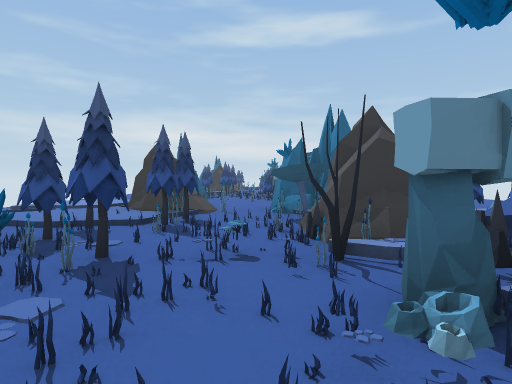
View 1 (above)

17 first-person views from a walk through a 3-D level made in the Unity game engine. The camera is 1.4 m above the floor, tilts 2° down and sees 75° across. The floor is counted in squares, 2 m on a side. Each view is taken from the middle of a square. On the plan, view 1 faces up. The plan holds only what a view shows up to about 10 squares ahead; the rest is blank. The place goes on beyond the plan. Some animated figures are left out.

View 2
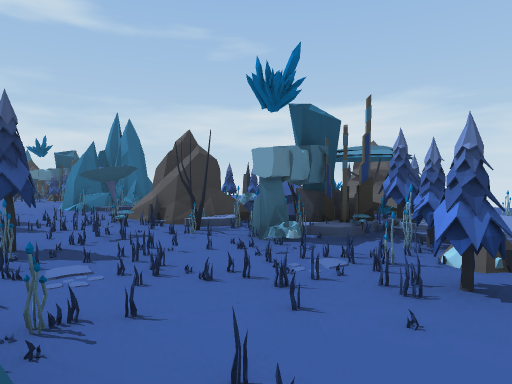

View 3
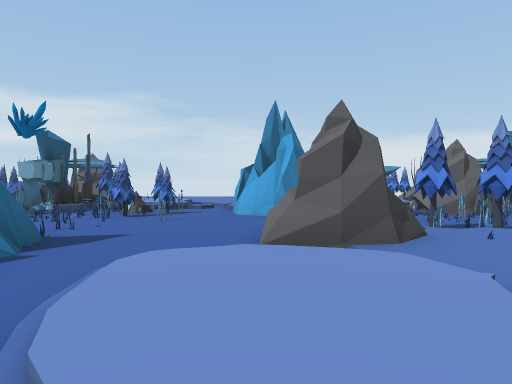

View 4
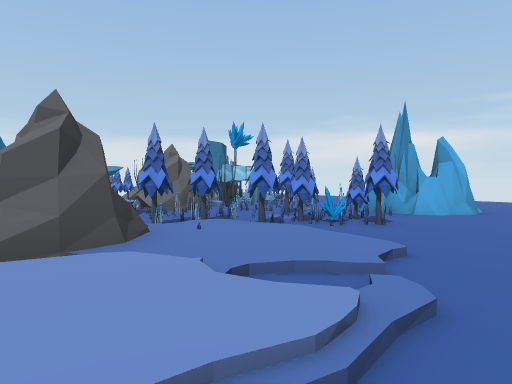

View 5
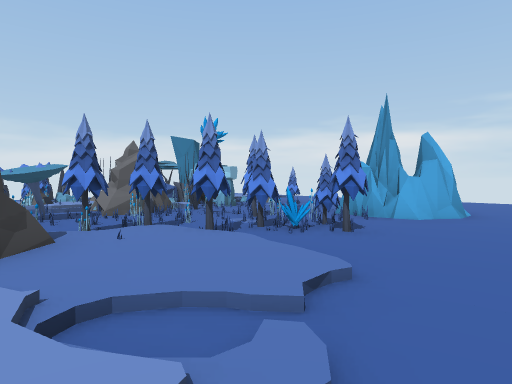

View 6
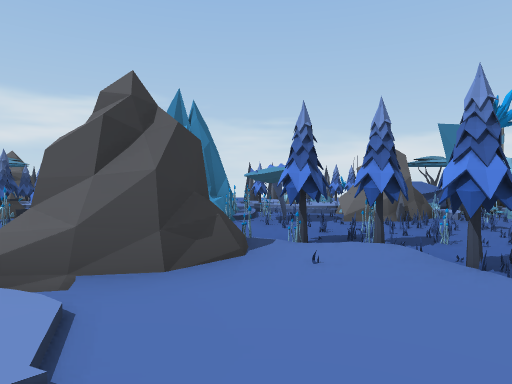

View 7
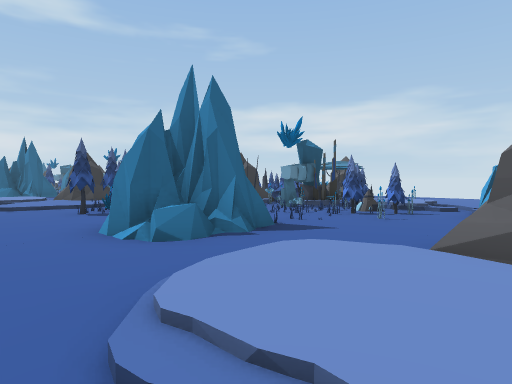

View 8
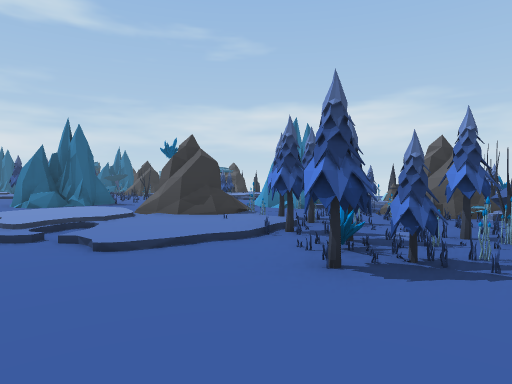

View 9
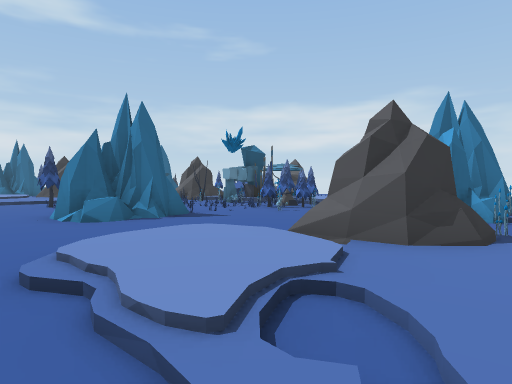

View 10
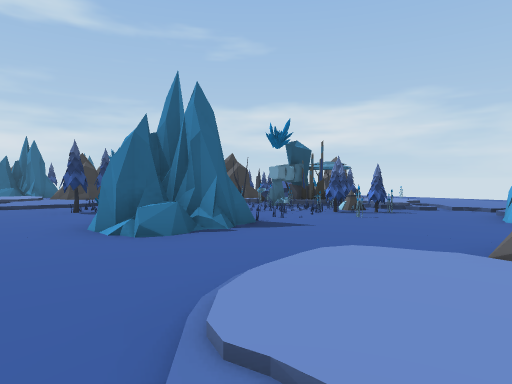

View 11
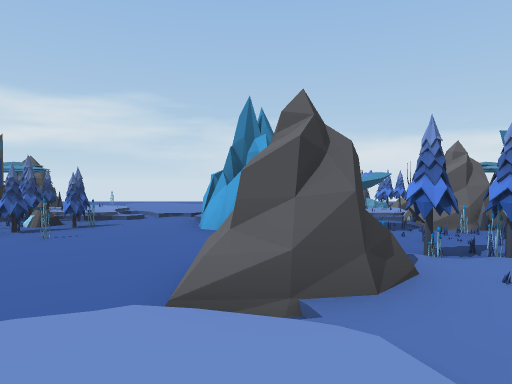

View 12
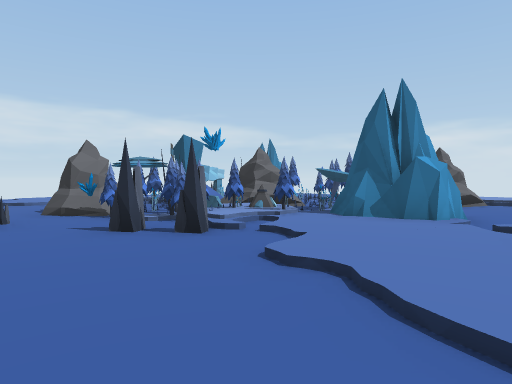

View 13
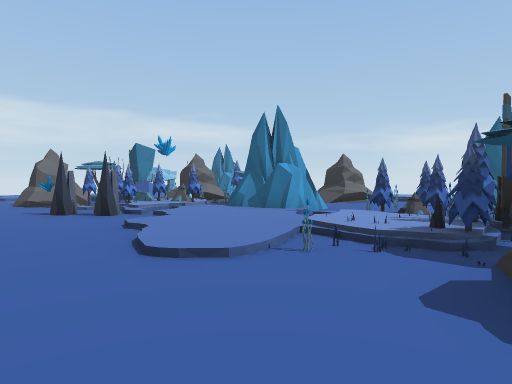

View 14
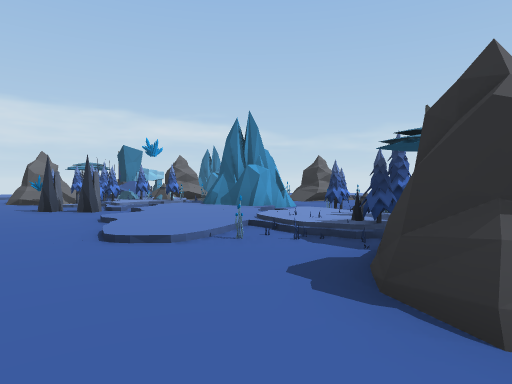

View 15
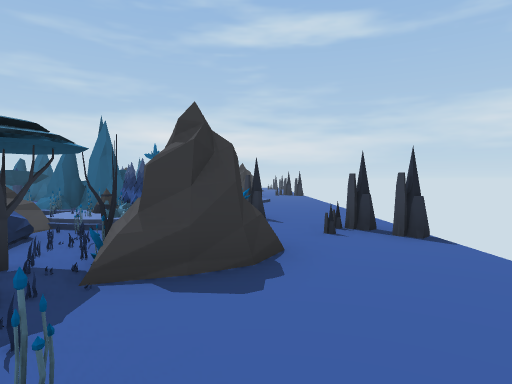

View 16
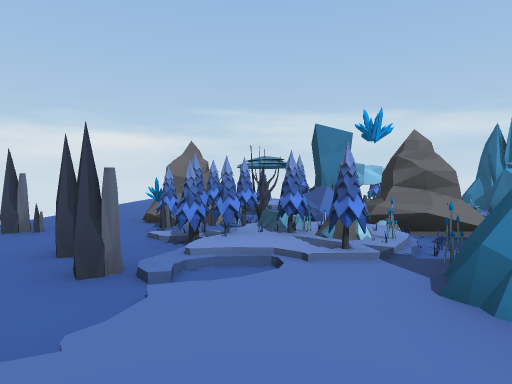

View 17
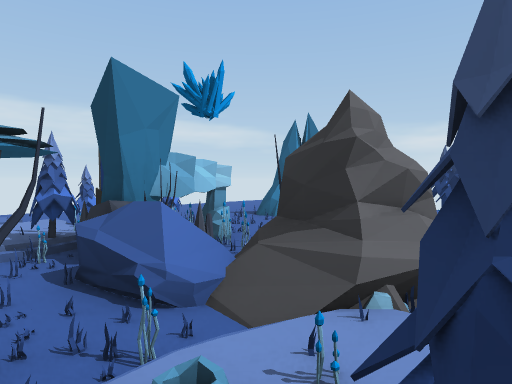

### Floor plan
Key: @ floor where view 1 was taken; # wall or solid block; . main floor; : floor 0.25 m higher than the main floor; / step, stairs or slope; = window, fence, low wall or low ledge; T tree; C crystal; R rock; P pyramid; H thing the floor can be seen under or through; O other object.
Columns run from 6 left of view 1 to 8 right of it. Each row starts with its distance up from view 1.
 13  .## ...###
 12 ..###.#P#:/
 11 ......##//::
 10 ........./::/
  9 ./:/...##/  ...
  8 ./:/#..##/  ...
  7 .///##.T#   ...
  6 .////#.T=P: #..
  5 ..///#.##=# ...
  4 ...C./.##=##O.#
  3 ...###/#==###..
  2 .....=.RRRTO...
  1  .###.==###....
  0 ..###.@P#:/=...
 -1 ......###//::..
 -2 .///....//::/..
 -3 ./://..##/://..
 -4 .:/##  ##/:....
 -5 ./::H..T=#/#...
 -6 ./::/H..=P:##.
 -7 ....HH.##=###.#
 -8 ...CHH.##=###.#
 -9  ..#HH.##R###..
-10  ..##=.RRRT ..
-11  .###.=###/ ...
-12  .  #.###:  /..
-13  .....  //
-14  ..     ./

Where each view was taken, in squares from view 1:
view 1: 0 up, 0 right, facing up
view 2: 1 down, 2 left, facing up-right
view 3: 3 down, 6 left, facing right
view 4: 3 down, 6 left, facing down-right
view 5: 4 down, 6 left, facing down-right
view 6: 5 down, 5 left, facing right
view 7: 4 down, 6 left, facing up-right
view 8: 2 up, 6 left, facing up-right
view 9: 6 up, 6 left, facing up-right
view 10: 8 up, 6 left, facing up-right
view 11: 8 up, 5 left, facing right
view 12: 1 down, 8 right, facing down-left
view 13: 2 up, 8 right, facing down-left
view 14: 3 up, 8 right, facing down-left
view 15: 1 down, 6 right, facing up
view 16: 2 down, 4 right, facing down
view 17: 6 down, 4 right, facing down-left
